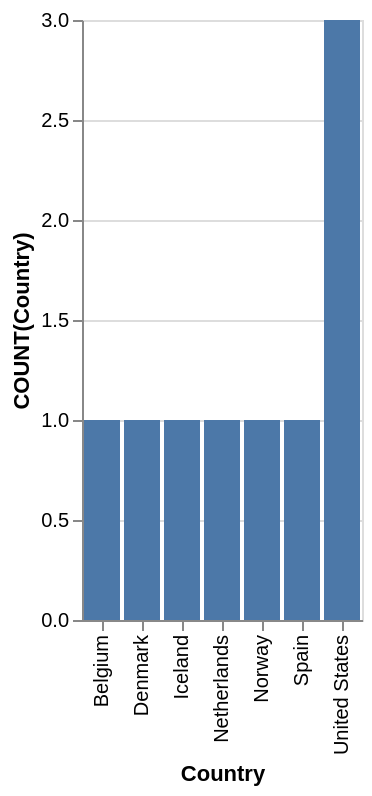

This figure's Vega-Lite source:
### Vega-Lite specification from a JSON file in a GitHub repository (floating-point values rounded to 4 significant figures)
{"data": {"values": [{"x_data": "Belgium", "y_data": 1}, {"x_data": "Denmark", "y_data": 1}, {"x_data": "Iceland", "y_data": 1}, {"x_data": "Netherlands", "y_data": 1}, {"x_data": "Norway", "y_data": 1}, {"x_data": "Spain", "y_data": 1}, {"x_data": "United States", "y_data": 3}]}, "mark": "bar", "encoding": {"x": {"field": "x_data", "type": "nominal", "title": "Country", "sort": {"op": "sum", "field": "y_data", "order": "ascending"}}, "y": {"field": "y_data", "type": "quantitative", "title": "COUNT(Country)"}}}
